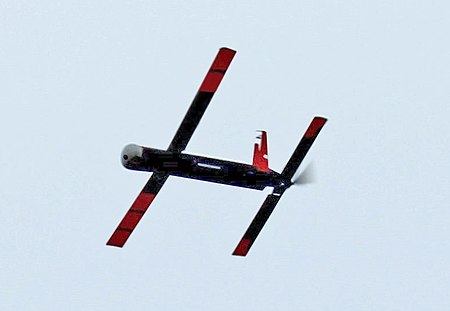
#> input picture process/coyote.jpg, 450 x 311 px
$ python meet2.py
#> lines starting #> are read from the running program, lines starting #| are printed output that depends on the picture
import cv2
import numpy as np
from matplotlib import pyplot as plt

img = cv2.imread('coyote.jpg', cv2.IMREAD_GRAYSCALE)
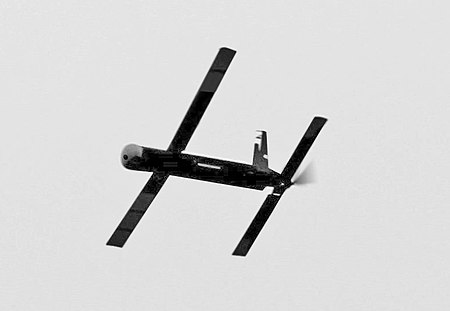
#> img: shape (311, 450); min 0, max 255, mean 213.3
# cv2.imshow('image', img)

plt.imshow(img, cmap='gray', interpolation='bicubic')
plt.plot([300, 200], [200, 300], 'r', linewidth=2)
plt.show()
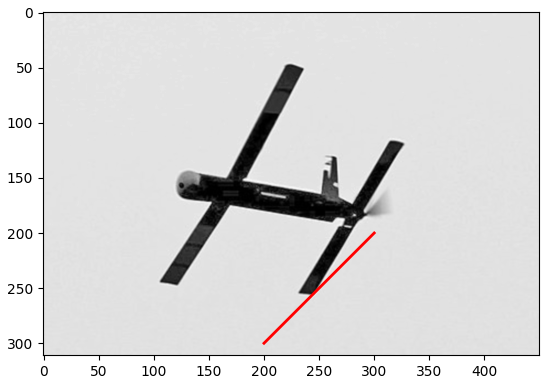
#> figure drawn by matplotlib, 1 panel

cv2.imwrite('imgout.jpg', img)
